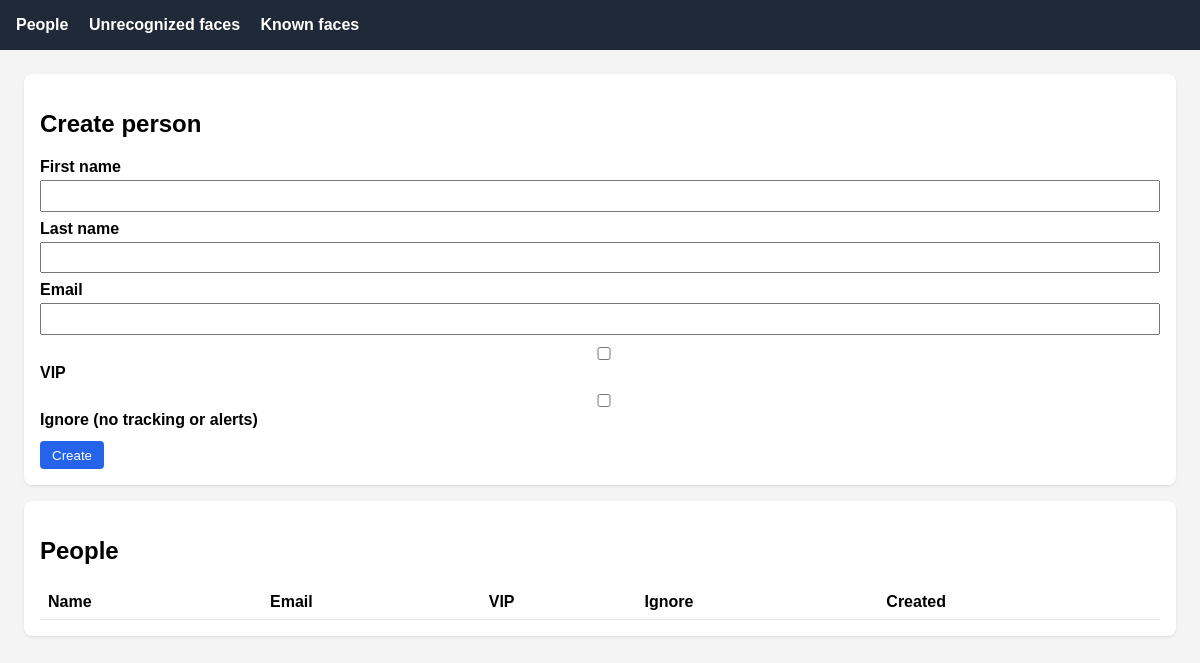
The app's page /people, older data.
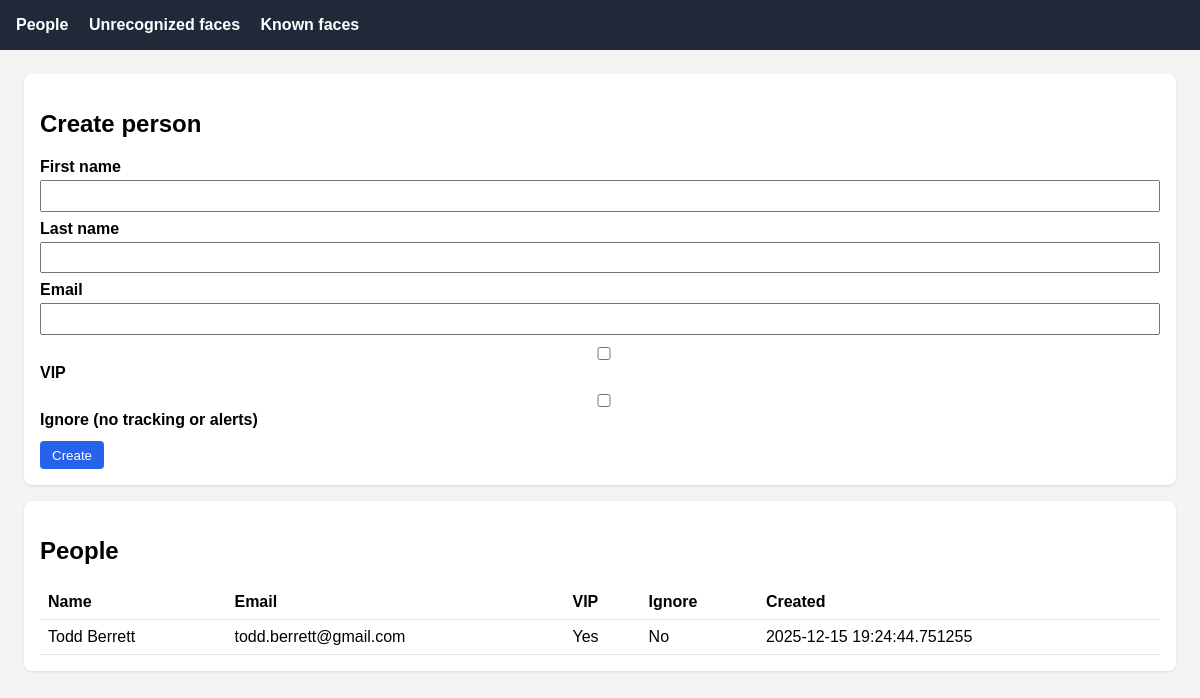
The same page, newer data.
### src/db.py (models this page shows)
class Person(Base):
    __tablename__ = "people"
    id = Column(Integer, primary_key=True)
    first_name = Column(String(100), nullable=False)
    last_name = Column(String(100), nullable=True)
    email = Column(String(255), nullable=True)
    vip = Column(Boolean, default=False)
    ignore = Column(Boolean, default=False)
    created_at = Column(DateTime, default=dt.datetime.utcnow)
    updated_at = Column(DateTime, default=dt.datetime.utcnow, onupdate=dt.datetime.utcnow)
    encodings = relationship("KnownFaceEncoding", back_populates="person")
    recognized_faces = relationship("RecognizedFace", back_populates="person")

### src/web.py (the view, shortened to what this page needs)
@app.route("/people", methods=["GET", "POST"])
def people():
    with get_session() as session:
        people = session.query(Person).order_by(Person.created_at.desc()).all()
    return render_template("people.html", people=people)

### src/db.py (called while the page is built)
def get_session() -> Session:
    if SessionLocal is None:
        raise RuntimeError("Database not initialized. Call init_db() first.")
    return SessionLocal()

### templates/people.html
{% extends 'base.html' %}
{% block content %}
<div class="card">
    <h2>Create person</h2>
    <form method="post">
        <label for="first_name">First name</label>
        <input id="first_name" name="first_name" required>
        <label for="last_name">Last name</label>
        <input id="last_name" name="last_name">
        <label for="email">Email</label>
        <input id="email" name="email" type="email">
        <label><input type="checkbox" name="vip"> VIP</label>
        <label><input type="checkbox" name="ignore"> Ignore (no tracking or alerts)</label>
        <button class="btn btn-primary" type="submit" style="margin-top: 0.75rem;">Create</button>
    </form>
</div>
<div class="card">
    <h2>People</h2>
    <table>
        <thead>
            <tr>
                <th>Name</th>
                <th>Email</th>
                <th>VIP</th>
                <th>Ignore</th>
                <th>Created</th>
            </tr>
        </thead>
        <tbody>
            {% for p in people %}
            <tr>
                <td>{{ p.first_name }} {{ p.last_name or '' }}</td>
                <td>{{ p.email or '—' }}</td>
                <td>{{ 'Yes' if p.vip else 'No' }}</td>
                <td>{{ 'Yes' if p.ignore else 'No' }}</td>
                <td>{{ p.created_at }}</td>
            </tr>
            {% endfor %}
        </tbody>
    </table>
</div>
{% endblock %}

### templates/base.html (shortened to what this page needs)
<!doctype html>
<html lang="en">
<head>
</head>
<body>
    <header>
        <nav>
            <a href="{{ url_for('people') }}">People</a>
            <a href="{{ url_for('unrecognized') }}">Unrecognized faces</a>
            <a href="{{ url_for('known_faces') }}">Known faces</a>
        </nav>
    </header>
    <main>
        {% block content %}{% endblock %}
    </main>
</body>
</html>

### templates/base.html (style rules this page uses)
body { font-family: Arial, sans-serif; margin: 0; padding: 0; background: #f4f4f4; }
header { background: #1f2937; color: white; padding: 1rem; }
nav a { color: white; margin-right: 1rem; text-decoration: none; font-weight: bold; }
main { padding: 1.5rem; }
.card { background: white; border-radius: 8px; padding: 1rem; margin-bottom: 1rem; box-shadow: 0 1px 3px rgba(0,0,0,0.1); }
.btn { display: inline-block; padding: 0.4rem 0.75rem; border-radius: 4px; border: none; cursor: pointer; text-decoration: none; }
.btn-primary { background: #2563eb; color: white; }
form { margin: 0; }
label { display: block; margin-top: 0.5rem; font-weight: bold; }
input, select { width: 100%; padding: 0.4rem; margin-top: 0.25rem; box-sizing: border-box; }
table { width: 100%; border-collapse: collapse; }
th, td { padding: 0.5rem; text-align: left; border-bottom: 1px solid #e5e7eb; }

Row changes from the older to the newer data that the page shows:
added Person: first_name "Todd", last_name "Berrett", email "todd.berrett@gmail.com", vip "Yes", ignore "No", created_at "2025-12-15 19:24:44.751255"
